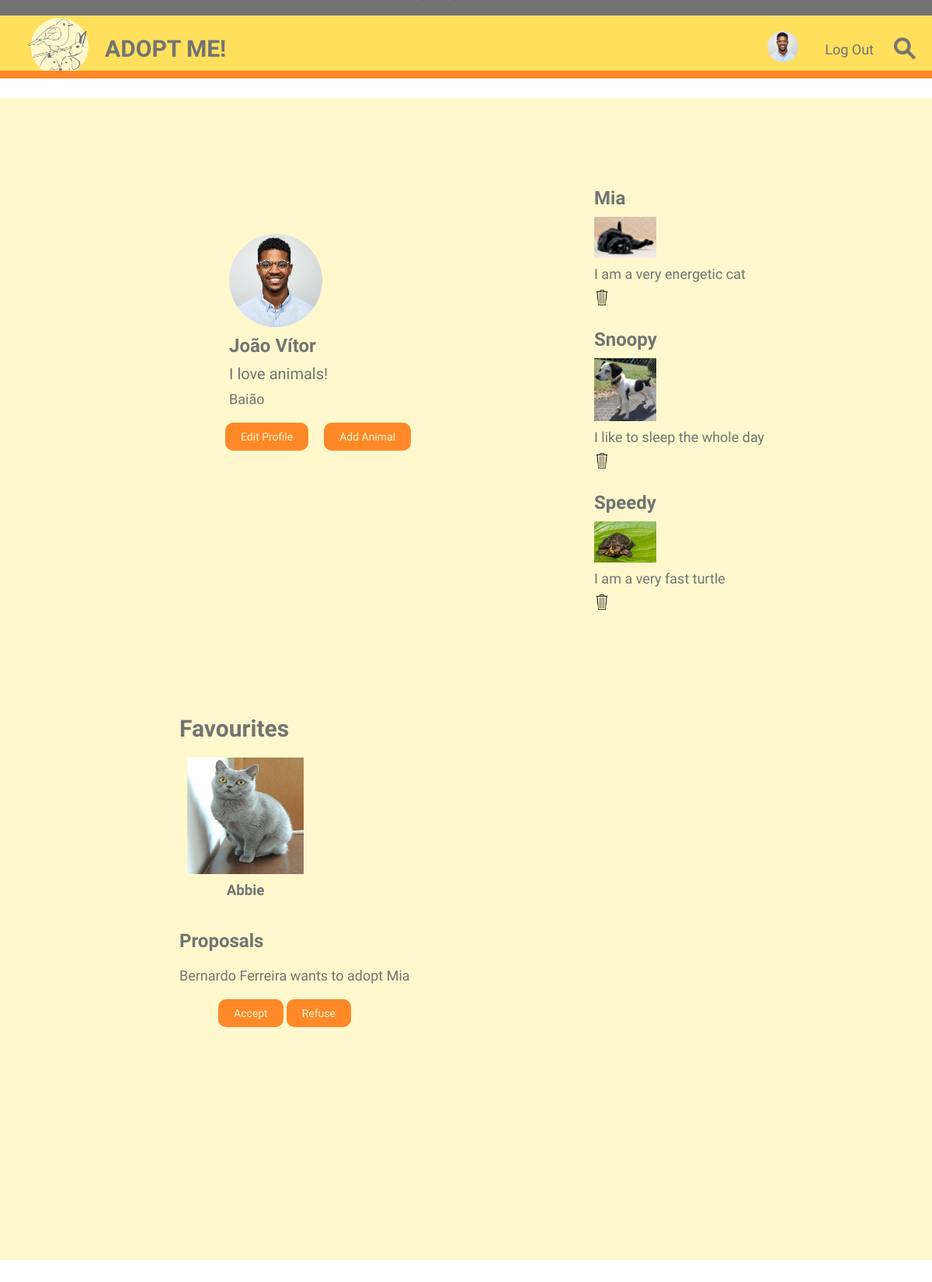
Screenshot of /pages/userprofile.php (signed in) with the database file from the repository.
### tables this page shows
CREATE TABLE person (
  person_id INTEGER PRIMARY KEY,
  name TEXT NOT NULL,
  account_id INTEGER NOT NULL,
  location_id INTEGER NOT NULL,
  works_at INTEGER,
  FOREIGN KEY (account_id) REFERENCES account(id) ON DELETE CASCADE ON UPDATE CASCADE,
  FOREIGN KEY (location_id) REFERENCES location(id) ON DELETE SET NULL ON UPDATE CASCADE,
  FOREIGN KEY (works_at) REFERENCES shelter(shelter_id) ON DELETE SET NULL ON UPDATE CASCADE
);

CREATE TABLE favourite(
  pet_id INTEGER NOT NULL,
  person_id INTEGER NOT NULL,
  FOREIGN KEY (pet_id) REFERENCES pet(id) ON DELETE CASCADE ON UPDATE CASCADE,
  FOREIGN KEY (person_id) REFERENCES person(person_id) ON DELETE CASCADE ON UPDATE CASCADE,
  PRIMARY KEY (pet_id,person_id)
);

CREATE TABLE proposal(
  id INTEGER PRIMARY KEY,
  status INTEGER,
  date TEXT,
  pet_id INTEGER,
  made_adoption_proposal INTEGER,
  recv_adoption_proposal INTEGER,
  FOREIGN KEY (pet_id) REFERENCES pet(id) ON DELETE CASCADE ON UPDATE CASCADE,
  FOREIGN KEY (made_adoption_proposal) REFERENCES account(id) ON DELETE CASCADE ON UPDATE CASCADE,
  FOREIGN KEY (recv_adoption_proposal) REFERENCES account(id) ON DELETE CASCADE ON UPDATE CASCADE
);

### database/db_user.php (called while the page is built, shortened)
<?php
    include_once('../database/connection.php');
    function getUser($email){
        global $db;
        $stmt = $db->prepare('SELECT account.id AS id, name, account.bio AS bio, location.city AS city, account.email AS email
            FROM account
            INNER JOIN person
            ON account.id = person.account_id
            INNER JOIN location
            ON location.id = person.location_id
            WHERE account.email = ?');
        $stmt->execute(array($email));
        return $stmt->fetch();
    }
    function getUserById($user_id){
        global $db;
        $stmt = $db->prepare('SELECT account.id AS id, name, account.bio AS bio, location.city AS city, account.email AS email
            FROM account
            INNER JOIN person
            ON account.id = person.account_id
            INNER JOIN location
            ON location.id = person.location_id
            WHERE account.id = ?');
        $stmt->execute(array($user_id));
        return $stmt->fetch();
    }
    function getAllPetsForAdoption($email){
        global $db;
        $stmt = $db->prepare('SELECT pet.id AS id, pet.name AS name, pet.bio AS bio, pet.gender AS gender, pet.weight AS weight,
            pet.height AS  height, pet.color AS color, breed.species AS species, breed.name AS breed
            FROM account
            INNER JOIN pet
            ON account.id = pet.has_for_adoption
            INNER JOIN breed
            ON pet.breed_id = breed.id
            WHERE account.email = ?'
        );
        $stmt->execute(array($email));
        return $stmt->fetchAll();
    }
    function getPetInfo($petID){
        global $db;
        $stmt = $db->prepare(
            'SELECT
            pet.id AS id,
            pet.name AS name,
            pet.bio AS bio,
            breed.name AS breed,
            breed.species AS species,
            gender,weight,height,color
            FROM pet JOIN breed ON breed_id=breed.id
            WHERE pet.id=?'
        );
        $stmt->execute(array($petID));
        return $stmt->fetch();
    }
    function getProposals($account_id) {
        global $db;
        $stmt = $db->prepare('SELECT * FROM proposal p WHERE p.recv_adoption_proposal = ?');
        $stmt->execute(array($account_id));
        $proposals = $stmt->fetchAll();
        return $proposals;
    }
    function getFavouritePets($userID){
        global $db;
        $stmt = $db->prepare('SELECT pet_id FROM favourite WHERE person_id= ?');
        $stmt->execute(array($userID));
        return $stmt->fetchAll();
    }
?>

### pages/userprofile.php (the view, shortened to what this page needs)
<link rel="stylesheet" href="../css/userProfile.css">
<?php
    include_once('../includes/init.php');
    include_once('../database/db_user.php');
?>
<?php
    if(isset($_GET['id'])) {
        $user = getUserById($_GET['id']);
    }
    else {
        $user = getUser($_SESSION['username']);
    }
?>
<head>
</head>
<?php
    include_once('../templates/template-pets.php');
    include_once('../templates/tpl_userprofile.php');
    include_once('../templates/common/header.php');
    if(isset($_GET['id'])) {
        $user = getUserById($_GET['id']);
        $pets = getAllPetsForAdoption($user['email']);
    }
    else {
        $user = getUser($_SESSION['username']);
        $pets = getAllPetsForAdoption($_SESSION['username']);
    }
    $favs = getFavouritePets($user['id']);
    $proposals = getProposals($user['id']);
?>
<div id="main">
    <div id="userAndPosts">
        <aside id="user_profile">
            <?php drawUserProfile($user);
            if(!isset($_GET['id'])){ ?>
                <form action="edit_profile.php" method="post">
                    <input type="submit" value="Edit Profile">
                </form>
                <form action="add-animal-adoption.php" method="post">
                    <input type="submit" value="Add Animal">
                </form>
            <?php } ?>
        </aside>
        <?php drawAllPetPosts($pets, $user); ?>
    </div>
    <div id="favourite">
        <?php if(!isset($_GET['id'])){ ?>
            <?php if($favs!=NULL){?>
                <h2 id="fav">Favourites</h2>
                <?php foreach($favs as $favID) {
                    $favInfo = getPetInfo($favID['pet_id']);
                    drawPetPhotoName($favInfo,$favID['pet_id']);
                }
            }
        } ?>
    </div>
    <div id="proposal">
        <?php if(!isset($_GET['id'])){ ?>
            <?php if($proposals!=NULL){
                drawProposals($proposals);
            }
        } ?>
    </div>
</div>
<?php
    include_once('../templates/common/footer.php')
?>

### templates/common/header.php (shortened to what this page needs)
<?php include_once("../database/db_user.php");
?>
<!DOCTYPE html>
<html lang="en-US">
<head>
    <link rel="stylesheet" href="../css/header.css">
</head>
<body>
<header>
        <a class="logo" href="../pages/pages_index.php">
            <img alt="logo image" src="../images/logo.png" width="80">
        </a>
        <h1 class="siteName" >ADOPT ME!</h1>
        <a href="../pages/search.php">
             <img class="search" alt="search" src="../images/search_icon.png" width="30">
        </a>
        <?php if(!isset($_SESSION['username'])){ ?>
            <nav class='loggedOut'>
                <a href="../pages/login.php">Log in</a>
                <a href="../pages/register.php">Sign up</a>
            </nav>
        <?php }
        else {
            $user = getUser($_SESSION['username']); ?>
             <nav class='loggedIn'>
                <a href="../pages/userprofile.php">
                        <img alt="User profile" src="../images/accounts/small/<?php echo $user['id'] ?>.jpg" width="40" height="40" onerror="this.onerror=null;this.src='../images/missing_image.jpg';">
                </a>
                <a href="../actions/action_logout.php">Log out</a>
            </nav>
        <?php } ?>
        <hr>
    </header>
</body>

### templates/tpl_userprofile.php (shortened to what this page needs)
<?php function drawUserProfile($user){ ?>
    <header>
        <img src="../images/accounts/small/<?=$user['id']?>.jpg" alt="profile picture" width="80" onerror="this.onerror=null;this.src='../images/missing_image.jpg';">
        <h2><?php echo htmlentities($user['name']) ?></h2>
    </header>
    <p id="bio"><?php echo htmlentities($user['bio']) ?></p>
    <p id="location"><?php echo htmlentities($user['city']) ?></p>
<?php } ?>
<?php function drawProposals($proposals) { ?>
    <h2>Proposals</h2>
    <ul>
    <?php foreach($proposals as $proposal) { ?>
        <?php $user_name = getUserById($proposal['made_adoption_proposal'])['name'] ?>
        <li>
            <p><?=$user_name?><?=' wants to adopt '. getPetInfo($proposal['pet_id'])['name']?></p>
            <form action="../actions/action_accept_adoption_request.php" method="get">
                <input type="submit" name="acceptance" value="Accept">
                <input type="submit" name="acceptance" value="Refuse">
            </form>
        </li>
    <?php } ?>
    </ul>
<?php } ?>

### templates/template-pets.php (shortened to what this page needs)
<?php
    include_once('../includes/init.php');
    include_once('../database/db_user.php');
?>
    <?php function drawPetPost($post){ ?>
        <a href="petprofile.php?id=<?=$post['id']?>">
            <article>
                <h2><?php echo htmlentities($post['name']) ?></h2>
                <img src="../images/pets/original/<?=$post['id']?>.jpg" alt="dog profile picture" width="80" onerror="this.onerror=null;this.src='../images/missing_image.jpg';">
                <p><?php echo htmlentities($post['bio']) ?></p>
                <?php if(!isset($_GET['id'])){ ?>
                    <a href="../actions/action_remove_pet.php?id=<?=$post['id']?>" >
                        <img src="../images/trash.png" alt="trash icon" width="20">
                    </a>
                <?php } ?>
            </article>
        </a>
    <?php } ?>
    <?php function drawAllPetPosts($posts, $user) { ?>
        <section id="posts">
            <?php foreach($posts as $post)
                drawPetPost($post, $user); ?>
        </section>
    <?php } ?>
    <?php function drawPetPhotoName($pet,$petID){ ?>
        <article>
            <a href="petprofile.php?id=<?=$petID?>">
                <img src="../images/pets/original/<?=$petID?>.jpg" alt="pet<?=$petID?>" width="150" height="150">
            </a>
            <h3><?=$pet['name']?></h3>
        </article>
    <?php }?>

### templates/common/footer.php (shortened to what this page needs)
<link rel="stylesheet" href="../css/footer.css">
  <footer>
    </footer>
  </body>
</html>

### css/userProfile.css (style rules this page uses)
#main { background-color: #FFF8CD; padding-bottom: 25%; width: 100%; display: inline-block; }
#main > div { margin-left: 15%; }
#userAndPosts { display: inline-flex; }
p { font-size: 18px; }
#user_profile { height: 400px; width: 300px; margin: 95px; align-content: center; }
header>img { border-radius: 50%; width: 120px; height: 120px; }
#user_profile { position: relative; right: -20px; }
#user_profile>form { position: relative; left: -5px; float: left; margin-right: 20px; }
#bio { font-size: 20px; }
#posts { margin: 95px; }
article { margin-bottom: 30px; }
input[type="submit"] { background-color: #ff8829; color: #FFF8CD; font-size: 14px; padding: 10px 20px; text-decoration: none; border-radius: 10px; border-style: none; }
#favourite > h2,#proposal > h2, #proposal > ul { margin-left: 5%; }
#favourite { display: block; }
#favourite > h2 { font-size: 30px; }
#favourite > article { display: inline-block; vertical-align: top; margin-left: 5%; margin-right: 5%; padding: 0 10px; background-color: #FFF8CD; }
#favourite > article > h3 { text-align: center; }
#proposal > ul { margin-top: 20px; }
#proposal > ul > li > form { margin-left: 50px; }

### css/header.css (style rules this page uses)
* { padding: 0; margin: 10px 0px 0px 0px; text-decoration: none; list-style: none; box-sizing: border-box; font-family: 'Salsa', cursive; color: #737373; }
body>header { background: #FFE05D; height: 80px; width: 100%; }
.logo { top: -8px; position: relative; float: left; padding: 0 5px; margin-left: 30px; }
h1.siteName,div.menu { color: #737373; }
h1.siteName { font-size: 30px; padding: 0 10px; margin-top: 25px; float: left; }
header > a, nav > a { font-size: 18px; color: inherit; margin: 0 5px; text-transform: capitalize; padding: 5px 10px; border-radius: 10px; }
.search { position: relative; top: 17px; right: 20px; float: right; }
hr { top: -15px; position: relative; margin: 0; float: left; border: 5px solid #ff8829; width: 100%; }
.loggedIn { float: right; margin-right: 30px; }
.loggedIn > a:nth-child(2) { position: relative; top: -10px; }
.loggedIn img { border-radius: 50%; }

### css/footer.css (style rules this page uses)
body > footer { position: relative; bottom: 100%; display: flex; padding: 1em 2em 1em 2em; flex-direction: row; justify-content: center; color: white; background-color: #737373; }

### rows the page displays
person: name "João Vítor"
favourite: name "Abbie"
proposal: made_adoption_proposal.name "Bernardo Ferreira", name "Mia"

### other values shown
$user['bio'] "I love animals!"
$user['city'] "Baião"
$post['name'] "Mia"
$post['bio'] "I am a very energetic cat"
$post['name'] "Snoopy"
$post['bio'] "I like to sleep the whole day"
$post['name'] "Speedy"
$post['bio'] "I am a very fast turtle"
